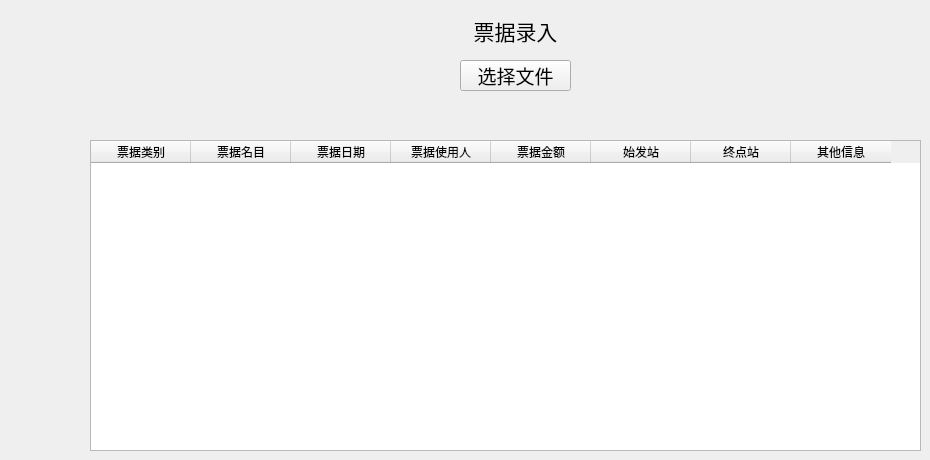
   <widget class="QWidget" name="bill">
    <widget class="QLabel" name="expenseChoiceLabel_10">
     <property name="geometry">
      <rect>
       <x>330</x>
       <y>0</y>
       <width>371</width>
       <height>61</height>
      </rect>
     </property>
     <property name="font">
      <font>
       <family>Adobe 仿宋 Std R</family>
       <pointsize>16</pointsize>
      </font>
     </property>
     <property name="text">
      <string>票据录入</string>
     </property>
     <property name="alignment">
      <set>Qt::AlignCenter</set>
     </property>
    </widget>
    <widget class="QPushButton" name="fileChooseBtn">
     <property name="geometry">
      <rect>
       <x>460</x>
       <y>60</y>
       <width>111</width>
       <height>31</height>
      </rect>
     </property>
     <property name="font">
      <font>
       <family>Adobe 仿宋 Std R</family>
       <pointsize>14</pointsize>
      </font>
     </property>
     <property name="text">
      <string>选择文件</string>
     </property>
    </widget>
    <widget class="QTableWidget" name="billTable">
     <property name="geometry">
      <rect>
       <x>90</x>
       <y>140</y>
       <width>831</width>
       <height>311</height>
      </rect>
     </property>
     <column>
      <property name="text">
       <string>票据类别</string>
      </property>
     </column>
     <column>
      <property name="text">
       <string>票据名目</string>
      </property>
     </column>
     <column>
      <property name="text">
       <string>票据日期</string>
      </property>
     </column>
     <column>
      <property name="text">
       <string>票据使用人</string>
      </property>
     </column>
     <column>
      <property name="text">
       <string>票据金额</string>
      </property>
     </column>
     <column>
      <property name="text">
       <string>始发站</string>
      </property>
     </column>
     <column>
      <property name="text">
       <string>终点站</string>
      </property>
     </column>
     <column>
      <property name="text">
       <string>其他信息</string>
      </property>
     </column>
    </widget>
   </widget>
